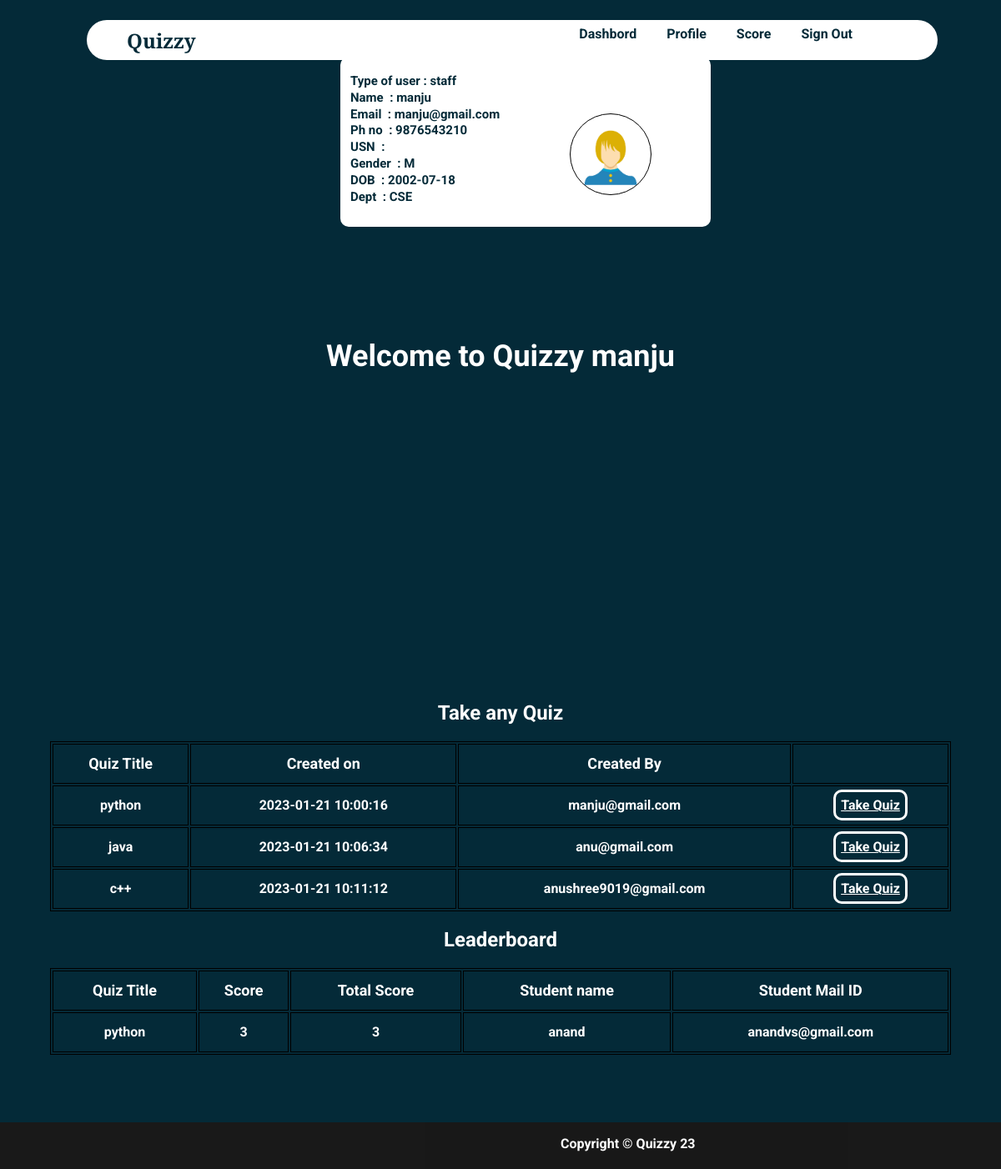
Screenshot of /homestud.php (signed in) with the database file from the repository.
### tables this page shows
CREATE TABLE IF NOT EXISTS `staff` (
  `staffid` varchar(10) NOT NULL,
  `name` varchar(20) NOT NULL,
  `mail` varchar(30) NOT NULL,
  `phno` varchar(10) NOT NULL,
  `gender` varchar(1) NOT NULL,
  `DOB` varchar(10) NOT NULL,
  `pw` varchar(200) NOT NULL,
  `dept` varchar(3) DEFAULT NULL,
  PRIMARY KEY (`mail`),
  UNIQUE KEY `mail` (`mail`,`phno`),
  UNIQUE KEY `staffid` (`staffid`)
);

CREATE TABLE IF NOT EXISTS `quiz` (
  `quizid` int NOT NULL AUTO_INCREMENT,
  `quizname` varchar(20) NOT NULL,
  `date_created` timestamp NOT NULL DEFAULT CURRENT_TIMESTAMP,
  `mail` varchar(30) DEFAULT NULL,
  PRIMARY KEY (`quizid`),
  KEY `mail` (`mail`)
);

CREATE TABLE IF NOT EXISTS `score` (
  `slno` int NOT NULL AUTO_INCREMENT,
  `score` int NOT NULL,
  `quizid` int NOT NULL,
  `mail` varchar(30) DEFAULT NULL,
  `totalscore` int DEFAULT NULL,
  `remark` varchar(20) DEFAULT NULL,
  PRIMARY KEY (`slno`),
  KEY `quizid` (`quizid`),
  KEY `mail` (`mail`)
);

CREATE TABLE IF NOT EXISTS `student` (
  `usn` varchar(10) NOT NULL,
  `name` varchar(20) NOT NULL,
  `mail` varchar(30) NOT NULL,
  `phno` varchar(10) NOT NULL,
  `gender` varchar(1) NOT NULL,
  `DOB` varchar(10) NOT NULL,
  `pw` varchar(200) NOT NULL,
  `dept` varchar(3) DEFAULT NULL,
  PRIMARY KEY (`mail`),
  UNIQUE KEY `mail` (`mail`),
  UNIQUE KEY `phno` (`phno`),
  UNIQUE KEY `usn` (`usn`),
  KEY `dept` (`dept`)
);

### homestud.php (the view, shortened to what this page needs)
<html>
<head>
</head>
<?php
require_once 'sql.php';
                $conn = mysqli_connect($servername, $username, $password, $dbname);if (!$conn) {
    echo "<script>alert(\"Database error retry after some time !\")</script>";
}
?>
<body style="color: #fff !important;font-weight:bolder;margin: 0 !important;font-weight: bolder !important;font-family: 'Roboto', sans-serif;">
    <div style="background-color: #042A38;height:auto;">
        <div class="navbar" style="display: grid;width: 85%;height:3rem;color:#042A38;position:fixed;border-radius:10rem;margin-top:1.5rem;margin-left:6.5rem;">
        <section style="margin-left: 3rem;height:3rem;display:grid;padding-top: 8px;padding-bottom: 3px; font-size: 1.5rem;font-family: 'Libre Baskerville', serif;">Quizzy</section>
            <ul style="display: inline-flex;padding: 0 !important;margin-top: 0;float: right;right: 10rem;top:0.8rem;position: fixed;width: 50vw;">
                <li onclick="dash()">Dashbord</li>
                <li onclick="prof()">Profile</li>
                <li onclick="score()">Score</li>
                <li onclick="lo()">Sign Out</li>
            </ul>
        </div><br><br>
        <?php
        $type1 = $_SESSION["type"];
        $username1 = $_SESSION["username"];
        $sql = "select * from " . $type1 . " where mail='{$username1}'";
        $res =   mysqli_query($conn, $sql);
        if ($res == true) {
            global $dbmail, $dbpw;
            while ($row = mysqli_fetch_array($res)) {
                $dbmail = $row['mail'];
                $dbname = $row['name'];
                $dbusn = $row['usn'];
                $dbphno = $row['phno'];
                $dbgender = $row['gender'];
                $dbdob = $row['DOB'];
                $dbdept = $row['dept'];
            }
        }
        ?>
        <center><section style="width:100vw;height:20rem;margin:0vw;margin-top:23rem;font-size:3vw;">Welcome to Quizzy&nbsp;<?php echo $dbname ?></section></center>
        <section style="color:#fff !important"><br><br><br><br><br>
        <?php
            $sql ="select * from quiz";
            $res=mysqli_query($conn,$sql);
            if($res)
            {
                echo "<center><h1 style=\"font-size:2vw;\">Take any Quiz</h1></center>";
                echo "<center><table><thead><tr><td>Quiz Title</td><td>Created on</td><td>Created By</td><td>  </td></tr></thead>";
                while ($row = mysqli_fetch_assoc($res)) {
                    echo "<tr><td>".$row["quizname"]."</td><td>".$row["date_created"]."</td><td>".$row["mail"]."</td><td><a id=\"tq\" href='takeq.php?qid=".$row['quizid']."'>Take Quiz</button></tr>";
                }
                echo "</table></center>";
            }
            ?>
        </section>
        <section class="prof" id="prof" style="display: grid;color:#042A38;">
        <div class="container1">
                <p><b>Type of user&nbsp;:&nbsp;<?php echo $type1 ?></b></p>
                <p><b>Name &nbsp;:&nbsp;<?php echo $dbname ?></b></p>
                <p><b>Email &nbsp;:&nbsp;<?php echo $dbmail ?></b></p>
                <p><b>Ph no &nbsp;:&nbsp;<?php echo $dbphno ?></b></p>
                <p><b>USN &nbsp;:&nbsp;<?php echo $dbusn ?></b></p>
                <p><b>Gender &nbsp;:&nbsp;<?php echo $dbgender ?></b></p>
                <p><b>DOB &nbsp;:&nbsp;<?php echo $dbdob ?></b></p>
                <p><b>Dept &nbsp;:&nbsp;<?php echo $dbdept ?></b></p>
        </div>
        <div class="container2">
            <img src=" images/user.png">
        </div>
        </section>
            <section style="color:#fff !important">
            <?php
            $sql="call leaderboard;";
            $res=mysqli_query($conn,$sql);
            if($res)
            {
                echo "<center><h1 style=\"font-size: 2vw\">Leaderboard</h1></center>";
                echo "<table id=\"le\"><thead><tr><td>Quiz Title</td><td>Score</td><td>Total Score</td><td>Student name</td><td>Student Mail ID</td></tr></thead>";
                while ($row = mysqli_fetch_assoc($res)) {
                    echo "<tr><td>".$row["quizname"]."</td><td>".$row["score"]."</td><td>".$row["totalscore"]."</td><td>".$row["name"]."</td><td>".$row["mail"]."</td></tr>";
                }
                echo "</table><br><br><br>";
            }
            else{
                echo mysqli_error($conn);
            }
            ?>
        </section>
    </div>
    <footer class="footer" style= "background: black; opacity: 0.9;  font-size: 1rem; height: 3.5rem;display:flex;">
        <div class="footer_copyright" style=" text-align: center;position:absolute; margin-left:42rem; color:white;" >
             <p style="padding-top: 0.01rem;">Copyright &copy; Quizzy 23</p>
        </div>
    </footer>
</body>
</html>

### homestud.php (style rules this page uses)
li { margin: 1.5vw; font-size: 1rem !important; }
ul { list-style: none; width: auto !important; font-weight: 2vw !important; }
.navbar { background-color: white !important; font-size: 1.5vw !important; position: fixed; }
a { text-decoration: none; color: #fff; }
.prof { top: 5vw; position: fixed; width: 35vw !important; height:15vw !important; margin-left: 34vw !important; margin-right: 20vw !important; background-color: #fff !important; border-radius: 10px; margin-top: 0.5rem; z-index: 1; padding: 1vw; padding-left: 1vw; display: grid; grid-template-columns: repeat(2, 1fr); gap: 10px; }
img { width: 100%; display:block; object-fit: cover; }
.container1 { color: #042A38; font-size:15px; line-height: 0.3rem; grid-column:1; }
.container2 { width:6rem; height:6rem; border-radius: 50%; overflow: hidden; margin-left: 3rem; margin-top: 3.5rem; border: 0.1rem solid black; grid-column: 2; }
table { width: 90vw; margin-left: 5vw; margin-right: 5vw; align-content: center; border: 1px solid black; }
thead { font-weight:900; font-size: 1.5vw; }
td { width: auto; border: 1px solid black; text-align: center; height: 4vw; font-weight: bold; }
#tq { text-decoration: underline; border: 3px solid #fff; padding: 0.5vw; border-radius: 10px; }
#le { margin-bottom: 2vw; }

### rows the page displays
staff: name "manju", mail "manju@gmail.com", phno "9876543210", gender "M", DOB "2002-07-18", dept "CSE"
quiz: quizname "python", date_created "2023-01-21 10:00:16", mail "manju@gmail.com"
quiz: quizname "java", date_created "2023-01-21 10:06:34", mail "anu@gmail.com"
quiz: quizname "c++", date_created "2023-01-21 10:11:12", mail "anushree9019@gmail.com"
score: quizid.quizname "python", score "3", totalscore "3", mail.name "anand", mail "anandvs@gmail.com"

### other values shown
$type1 "staff"
